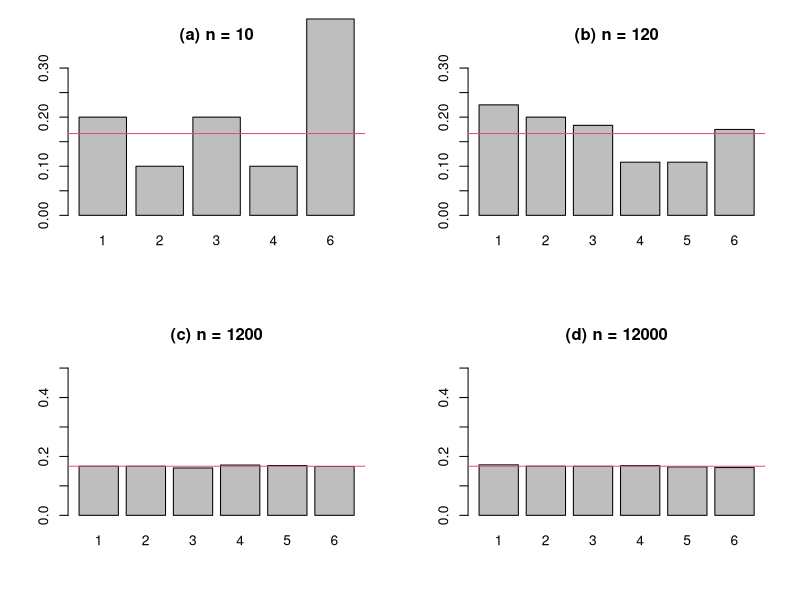

Reproduce this figure in R.
par(mfrow = c(2, 2))

set.seed(7706)

dice10 <- sample(1:6, size = 10, replace = TRUE)
barplot(table(dice10) / 10, ylim = c(0, 0.3), main = "(a) n = 10")
abline(b = 0, a = 1 / 6, col = 2)

dice120 <- sample(1:6, size = 120, replace = TRUE)
barplot(table(dice120) / 120, ylim = c(0, 0.3), main = "(b) n = 120")
abline(b = 0, a = 1 / 6, col = 2)

dice1200 <- sample(1:6, size = 1200, replace = TRUE)
barplot(table(dice1200) / 1200, ylim = c(0, 0.5), main = "(c) n = 1200")
abline(b = 0, a = 1 / 6, col = 2)

dice12000 <- sample(1:6, size = 12000, replace = TRUE)
barplot(table(dice12000) / 12000, ylim = c(0, 0.5), main = "(d) n = 12000")
abline(b = 0, a = 1 / 6, col = 2)